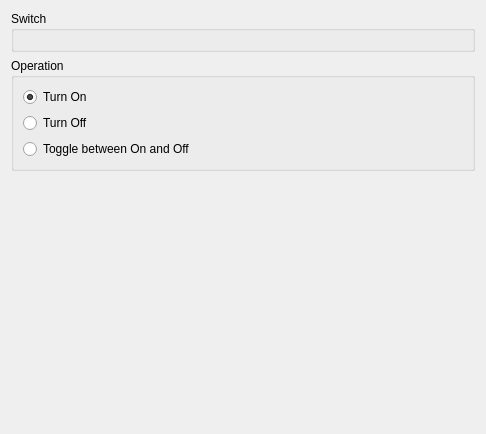
<?xml version="1.0" encoding="UTF-8"?>
<ui version="4.0">
 <class>SwitchOperationsWidget</class>
 <widget class="QWidget" name="SwitchOperationsWidget">
  <property name="geometry">
   <rect>
    <x>0</x>
    <y>0</y>
    <width>486</width>
    <height>434</height>
   </rect>
  </property>
  <layout class="QVBoxLayout" name="verticalLayout">
   <item>
    <widget class="QGroupBox" name="groupBox_3">
     <property name="title">
      <string>Switch</string>
     </property>
     <layout class="QGridLayout" name="gridLayout_2">
      <item row="0" column="1">
       <widget class="SwitchOperationOperandWidget" name="operandSwitch_arg0" native="true"/>
      </item>
     </layout>
    </widget>
   </item>
   <item>
    <widget class="QGroupBox" name="groupBox">
     <property name="title">
      <string>Operation</string>
     </property>
     <layout class="QVBoxLayout" name="verticalLayout_2">
      <item>
       <widget class="QRadioButton" name="radioOpOn">
        <property name="text">
         <string>Turn On</string>
        </property>
        <property name="checked">
         <bool>true</bool>
        </property>
        <attribute name="buttonGroup">
         <string notr="true">groupOp_arg3</string>
        </attribute>
       </widget>
      </item>
      <item>
       <widget class="QRadioButton" name="radioOpOff">
        <property name="text">
         <string>Turn Off</string>
        </property>
        <attribute name="buttonGroup">
         <string notr="true">groupOp_arg3</string>
        </attribute>
       </widget>
      </item>
      <item>
       <widget class="QRadioButton" name="radioOpToggle">
        <property name="text">
         <string>Toggle between On and Off</string>
        </property>
        <attribute name="buttonGroup">
         <string notr="true">groupOp_arg3</string>
        </attribute>
       </widget>
      </item>
     </layout>
    </widget>
   </item>
   <item>
    <spacer name="verticalSpacer">
     <property name="orientation">
      <enum>Qt::Vertical</enum>
     </property>
     <property name="sizeHint" stdset="0">
      <size>
       <width>20</width>
       <height>40</height>
      </size>
     </property>
    </spacer>
   </item>
  </layout>
 </widget>
 <customwidgets>
  <customwidget>
   <class>SwitchOperationOperandWidget</class>
   <extends>QWidget</extends>
   <header>ui/common/operand_widget.h</header>
   <container>1</container>
  </customwidget>
 </customwidgets>
 <resources/>
 <connections/>
 <slots>
  <slot>helpRequested()</slot>
 </slots>
 <buttongroups>
  <buttongroup name="groupOp_arg3"/>
 </buttongroups>
</ui>
